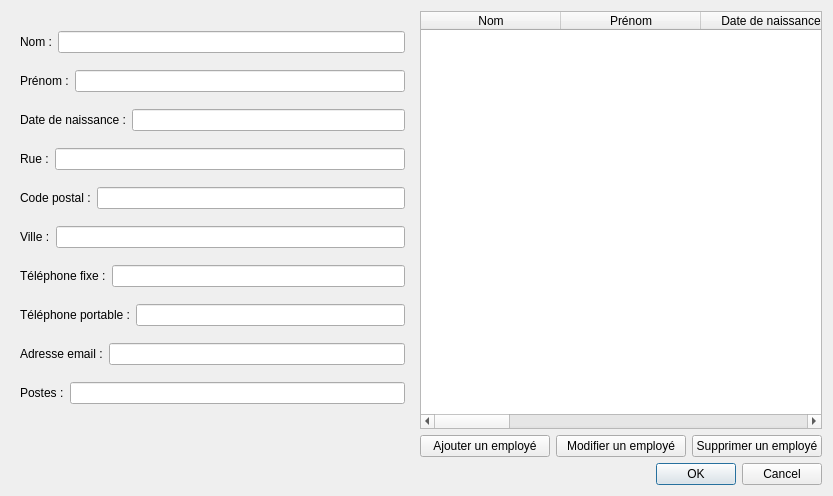
<?xml version="1.0" encoding="UTF-8"?>
<ui version="4.0">
 <class>DialogGestionPersonnel</class>
 <widget class="QDialog" name="DialogGestionPersonnel">
  <property name="geometry">
   <rect>
    <x>0</x>
    <y>0</y>
    <width>833</width>
    <height>496</height>
   </rect>
  </property>
  <property name="windowTitle">
   <string>Dialog</string>
  </property>
  <layout class="QGridLayout" name="gridLayout">
   <item row="1" column="1">
    <layout class="QHBoxLayout" name="horizontalLayout">
     <item>
      <widget class="QPushButton" name="pushButton_3">
       <property name="text">
        <string>Ajouter un employé</string>
       </property>
      </widget>
     </item>
     <item>
      <widget class="QPushButton" name="pushButton_2">
       <property name="text">
        <string>Modifier un employé</string>
       </property>
      </widget>
     </item>
     <item>
      <widget class="QPushButton" name="pushButton">
       <property name="text">
        <string>Supprimer un employé</string>
       </property>
      </widget>
     </item>
    </layout>
   </item>
   <item row="3" column="1">
    <widget class="QDialogButtonBox" name="buttonBox">
     <property name="orientation">
      <enum>Qt::Horizontal</enum>
     </property>
     <property name="standardButtons">
      <set>QDialogButtonBox::Cancel|QDialogButtonBox::Ok</set>
     </property>
    </widget>
   </item>
   <item row="0" column="1">
    <widget class="QTableWidget" name="tableWidget">
     <attribute name="horizontalHeaderDefaultSectionSize">
      <number>140</number>
     </attribute>
     <column>
      <property name="text">
       <string>Nom</string>
      </property>
     </column>
     <column>
      <property name="text">
       <string>Prénom</string>
      </property>
     </column>
     <column>
      <property name="text">
       <string>Date de naissance</string>
      </property>
     </column>
     <column>
      <property name="text">
       <string>Rue</string>
      </property>
     </column>
     <column>
      <property name="text">
       <string>Code Postal</string>
      </property>
     </column>
     <column>
      <property name="text">
       <string>Ville</string>
      </property>
     </column>
     <column>
      <property name="text">
       <string>Téléphone fixe</string>
      </property>
     </column>
     <column>
      <property name="text">
       <string>Téléphone portable</string>
      </property>
     </column>
     <column>
      <property name="text">
       <string>Adresse email</string>
      </property>
     </column>
     <column>
      <property name="text">
       <string>Postes</string>
      </property>
     </column>
    </widget>
   </item>
   <item row="0" column="0">
    <widget class="QStackedWidget" name="stackedWidget">
     <property name="currentIndex">
      <number>0</number>
     </property>
     <widget class="QWidget" name="page">
      <layout class="QGridLayout" name="gridLayout_2">
       <item row="0" column="0">
        <layout class="QHBoxLayout" name="horizontalLayout_5">
         <item>
          <widget class="QLabel" name="label">
           <property name="text">
            <string>Nom :</string>
           </property>
          </widget>
         </item>
         <item>
          <widget class="QLineEdit" name="lineEdit"/>
         </item>
        </layout>
       </item>
       <item row="1" column="0">
        <layout class="QHBoxLayout" name="horizontalLayout_6">
         <item>
          <widget class="QLabel" name="label_2">
           <property name="text">
            <string>Prénom :</string>
           </property>
          </widget>
         </item>
         <item>
          <widget class="QLineEdit" name="lineEdit_2"/>
         </item>
        </layout>
       </item>
       <item row="2" column="0">
        <layout class="QHBoxLayout" name="horizontalLayout_7">
         <item>
          <widget class="QLabel" name="label_3">
           <property name="text">
            <string>Date de naissance :</string>
           </property>
          </widget>
         </item>
         <item>
          <widget class="QLineEdit" name="lineEdit_3"/>
         </item>
        </layout>
       </item>
       <item row="3" column="0">
        <layout class="QHBoxLayout" name="horizontalLayout_8">
         <item>
          <widget class="QLabel" name="label_4">
           <property name="text">
            <string>Rue :</string>
           </property>
          </widget>
         </item>
         <item>
          <widget class="QLineEdit" name="lineEdit_8"/>
         </item>
        </layout>
       </item>
       <item row="4" column="0">
        <layout class="QHBoxLayout" name="horizontalLayout_9">
         <item>
          <widget class="QLabel" name="label_5">
           <property name="text">
            <string>Code postal :</string>
           </property>
          </widget>
         </item>
         <item>
          <widget class="QLineEdit" name="lineEdit_4"/>
         </item>
        </layout>
       </item>
       <item row="5" column="0">
        <layout class="QHBoxLayout" name="horizontalLayout_10">
         <item>
          <widget class="QLabel" name="label_6">
           <property name="text">
            <string>Ville :</string>
           </property>
          </widget>
         </item>
         <item>
          <widget class="QLineEdit" name="lineEdit_9"/>
         </item>
        </layout>
       </item>
       <item row="6" column="0">
        <layout class="QHBoxLayout" name="horizontalLayout_4">
         <item>
          <widget class="QLabel" name="label_7">
           <property name="text">
            <string>Téléphone fixe :</string>
           </property>
          </widget>
         </item>
         <item>
          <widget class="QLineEdit" name="lineEdit_5"/>
         </item>
        </layout>
       </item>
       <item row="7" column="0">
        <layout class="QHBoxLayout" name="horizontalLayout_3">
         <item>
          <widget class="QLabel" name="label_8">
           <property name="text">
            <string>Téléphone portable :</string>
           </property>
          </widget>
         </item>
         <item>
          <widget class="QLineEdit" name="lineEdit_6"/>
         </item>
        </layout>
       </item>
       <item row="8" column="0">
        <layout class="QHBoxLayout" name="horizontalLayout_2">
         <item>
          <widget class="QLabel" name="label_9">
           <property name="text">
            <string>Adresse email :</string>
           </property>
          </widget>
         </item>
         <item>
          <widget class="QLineEdit" name="lineEdit_7"/>
         </item>
        </layout>
       </item>
       <item row="9" column="0">
        <layout class="QHBoxLayout" name="horizontalLayout_11">
         <item>
          <widget class="QLabel" name="label_10">
           <property name="text">
            <string>Postes :</string>
           </property>
          </widget>
         </item>
         <item>
          <widget class="QLineEdit" name="lineEdit_10"/>
         </item>
        </layout>
       </item>
      </layout>
     </widget>
     <widget class="QWidget" name="page_2"/>
    </widget>
   </item>
  </layout>
 </widget>
 <resources/>
 <connections>
  <connection>
   <sender>buttonBox</sender>
   <signal>accepted()</signal>
   <receiver>DialogGestionPersonnel</receiver>
   <slot>accept()</slot>
   <hints>
    <hint type="sourcelabel">
     <x>248</x>
     <y>254</y>
    </hint>
    <hint type="destinationlabel">
     <x>157</x>
     <y>274</y>
    </hint>
   </hints>
  </connection>
  <connection>
   <sender>buttonBox</sender>
   <signal>rejected()</signal>
   <receiver>DialogGestionPersonnel</receiver>
   <slot>reject()</slot>
   <hints>
    <hint type="sourcelabel">
     <x>316</x>
     <y>260</y>
    </hint>
    <hint type="destinationlabel">
     <x>286</x>
     <y>274</y>
    </hint>
   </hints>
  </connection>
 </connections>
</ui>
